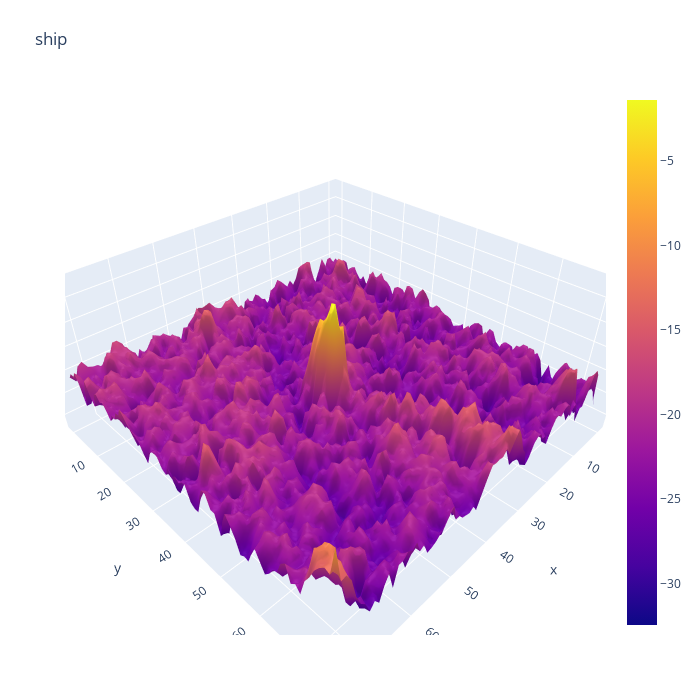

The cell this chart's notebook holds for it:
### Code cell
plotmy3d(X_band_1[14,:,:], 'ship')

### Figure 1 — Plotly figure (JSON) as saved in the notebook; plotly's stock layout.template omitted (floating-point values rounded to 4 significant figures; data arrays with more than 128 entries replaced by an {"elided": "..."} marker saying what was removed)
{"data": [{"type": "surface", "z": {"elided": "75x75 float values"}}], "layout": {"autosize": false, "height": 700, "margin": {"b": 65, "l": 65, "r": 50, "t": 90}, "scene": {"aspectmode": "auto", "aspectratio": {"x": 1.336, "y": 1.336, "z": 0.5606}}, "title": {"text": "ship"}, "width": 700}}
